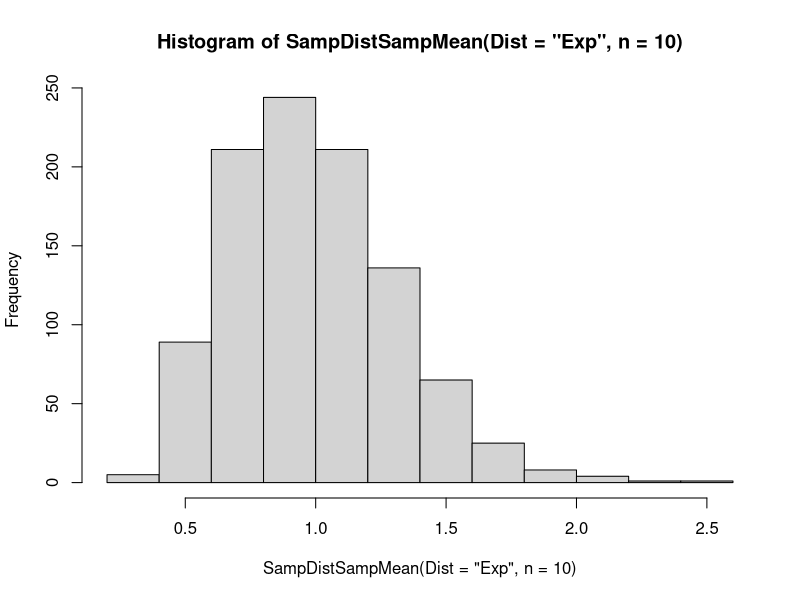

This chart was generated by the following R code:

SampDistSampMean = function(n = 100, simulations = 1000, Dist = "Norm", mean = 0, sd = 1)
{
  xbar_holder = numeric(simulations)
  TheSample = numeric(n)
  
  for(i in 1:simulations)     # for loop to make "simulation" number of xbars
  {
    if(Dist == "Norm") TheSample = rnorm(n,mean,sd)
    if(Dist == "Uni")  TheSample = runif(n)
    if(Dist == "Exp") TheSample = rexp(n)
    
    sampMean = mean(TheSample)  
    
    xbar_holder[i] = sampMean
    
  }
  return(xbar_holder)   # we want to return the "simulation" number of xbars. 
}

hist(SampDistSampMean(Dist = "Exp",n = 10))
